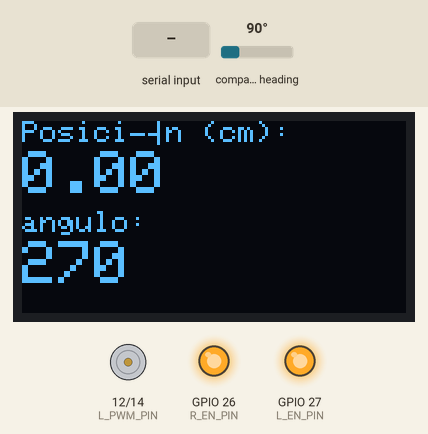
Simulated run of this sketch. Board: ESP32. Parts: 128×64 one-colour display, motor-driver pin pairs drawn as motors (green arrow = first pin HIGH = forward, orange = second pin HIGH = backward, longer = more drive), output pins drawn as LEDs (lit = HIGH). Inputs (shaded band) come from the test bench; at power-on: compass heading 90°. What the sketch prints to the serial monitor is not drawn.

Above: at 1.2 s.
1.3 s: compass heading set to 7°
At 1.9 s:
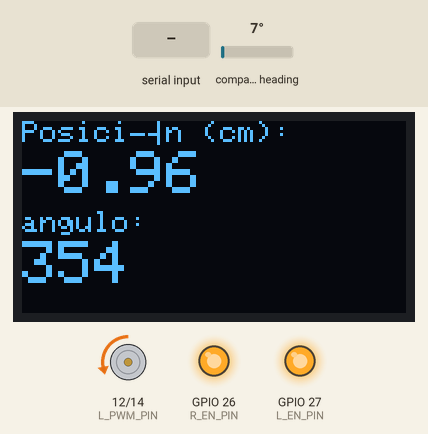
2.8 s: compass heading set to 88°
At 3.8 s:
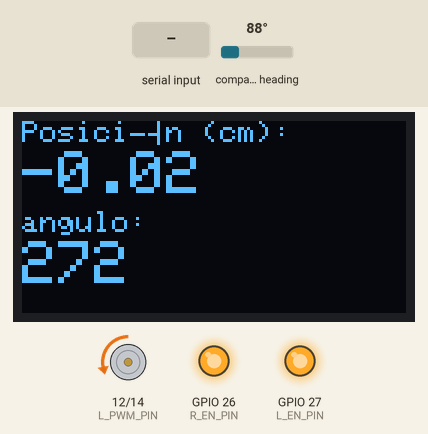
4.3 s: compass heading set to 99°
At 4.8 s:
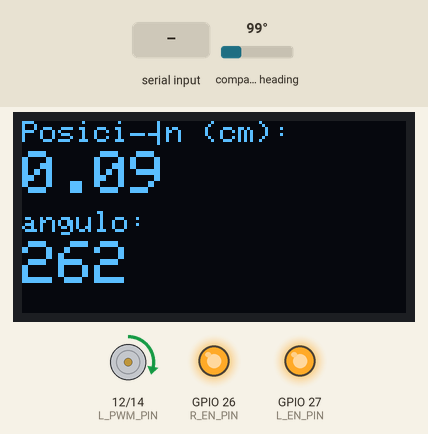
5.8 s: "90,45\n" received over Serial
At 6.6 s:
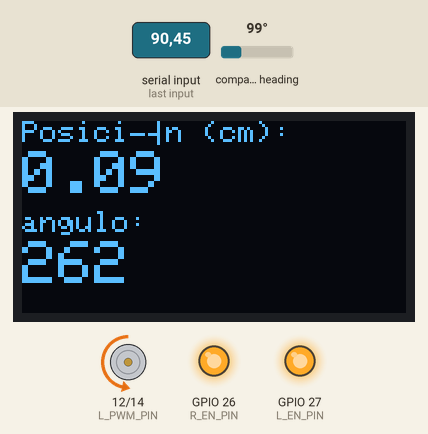
Timing chart, 0 to 8.3 s (numbered marks = the images above; inputs shaded):
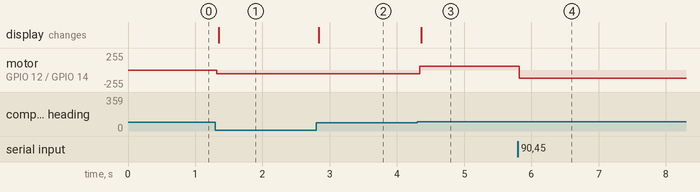

Measured:
- the behaviour switches between 92 and 93° on compass heading (found by bisection; images 2 and 3)
- after the input at 1.3 s, motor on GPIO 12 (L_PWM_PIN) / GPIO 14 (R_PWM_PIN): stopped → backward 55/255 at once; the display: changes after 0.05 s (image 1)
- after the input at 2.8 s, the display: changes at once (image 2)
- after the input at 4.3 s, motor on GPIO 12 (L_PWM_PIN) / GPIO 14 (R_PWM_PIN): backward 55/255 → forward 55/255 at once; the display: changes after 0.06 s (image 3)
- after the input at 5.8 s, motor on GPIO 12 (L_PWM_PIN) / GPIO 14 (R_PWM_PIN): forward 55/255 → backward 125/255 at once

The sketch:

Reader_Pendulo_PR_GD.ino
```cpp
#include <Adafruit_GFX.h>
#include <Adafruit_SSD1306.h>
#include <AS5600.h>
#include <Arduino.h>

#define SCREEN_WIDTH 128
#define SCREEN_HEIGHT 64
#define OLED_ADDR 0x3C
#define SDA_PIN1 21  // Beispiel: GPIO 21 für SDA
#define SCL_PIN1 22  // Beispiel: GPIO 22 für SCL
#define SDA_PIN2 18
#define SCL_PIN2 19
#define PWM_FREQ 25000    // Frecuencia en Hz
#define PWM_RES 10

 int R_EN_PIN = 26;
 int L_EN_PIN = 27;
 int R_PWM_PIN = 14; // Asegúrate que este pin puede ser PWM
 int L_PWM_PIN = 12; // Asegúrate que este pin puede ser PWM

// Variable global para almacenar el valor acumulado
volatile float posicionCm = 0.0;
volatile float setPoint = 0.0;  // Posición objetivo en cm
String inputString = "";        // Almacena datos del serial
bool newData = false;           // Flag para nuevo comando
int motorSpeed = 0;

// Variables compartidas entre núcleos (usa un semáforo para evitar conflictos)
SemaphoreHandle_t xMutex = NULL;  // Mutex para acceso seguro a variables
volatile int rev = 0;             // Variable compartida
volatile long posicionAcumulada = 0;
const float CM_POR_GRADO = 0.0115780; //

TwoWire I2Cuno = TwoWire(0);
TwoWire I2Cdos = TwoWire(1);
AS5600 as5600_1(&I2Cuno);
AS5600 as5600_2(&I2Cdos);
Adafruit_SSD1306 display(SCREEN_WIDTH, SCREEN_HEIGHT, &I2Cuno);

// Variables de sensores
int anguloSensor1 = 0;
int anguloSensor2 = 0;
int anguloAnterior2 = 0;
long vueltas = 0;

// ==============================================
// Tarea para Core 0: Lectura del Sensor 2 (AS5600)
// ==============================================
void TaskSensor2(void *pvParameters) {
  static uint32_t lastTime = 0;
  int anguloAnterior2 = as5600_2.getCumulativePosition();

  while (1) {
    // Ejecuta cada 10 ms (misma lógica original)
    if (millis() - lastTime >= 10) {
      lastTime = millis();

      // Bloquea el mutex para acceso seguro
      if (xSemaphoreTake(xMutex, portMAX_DELAY) == pdTRUE) {
        // Lectura del sensor 2
        int currentAngle = as5600_2.getCumulativePosition();
        rev = as5600_2.getRevolutions();

        // Cálculo de posición acumulada (si es necesario)
        int delta = currentAngle - anguloAnterior2;
        if (delta < -2000) vueltas++;
        else if (delta > 2000) vueltas--;
        posicionAcumulada = vueltas * 360 + map(currentAngle, 0, 4095, 0, 360);
        posicionCm = posicionAcumulada * CM_POR_GRADO; // Conversión a cm

        anguloAnterior2 = currentAngle;
        xSemaphoreGive(xMutex);  // Libera el mutex
      }
    }
    vTaskDelay(1);  // Libera el CPU brevemente
  }
}

// ==============================================
// Configuración Inicial
// ==============================================
void setup() {
  Serial.begin(115200);
   int anguloSensor1;
  // Inicializa I2C y sensores (igual que antes)
  I2Cuno.begin(SDA_PIN1, SCL_PIN1);
  I2Cdos.begin(SDA_PIN2, SCL_PIN2);
  as5600_1.resetPosition();
  as5600_2.resetPosition();
  as5600_2.resetCumulativePosition();
  pinMode(R_EN_PIN, OUTPUT);
  pinMode(L_EN_PIN, OUTPUT);

  // Inicializa OLED (igual que antes)
  if (!display.begin(SSD1306_SWITCHCAPVCC, OLED_ADDR)) {
    Serial.println("Error OLED");
    while (1);
  }

  // Habilitar puente H
  pinMode(R_EN_PIN, OUTPUT);
  pinMode(L_EN_PIN, OUTPUT);
  digitalWrite(R_EN_PIN, HIGH);
  digitalWrite(L_EN_PIN, HIGH);

  // Configurar PWM
  ledcAttach(R_PWM_PIN, PWM_FREQ, PWM_RES);
  ledcAttach(L_PWM_PIN, PWM_FREQ, PWM_RES);
  digitalWrite(R_EN_PIN, HIGH);
  digitalWrite(L_EN_PIN, HIGH);


  // Crea el mutex para variables compartidas
  xMutex = xSemaphoreCreateMutex();

  // Crea la tarea para el Core 0 (Sensor 2)
  xTaskCreatePinnedToCore(
    TaskSensor2,   // Función de la tarea
    "TaskSensor2", // Nombre
    10000,         // Tamaño de pila
    NULL,          // Parámetros
    1,             // Prioridad
    NULL,          // Manejador
    0              // Núcleo (Core 0)
  );
}

// ==============================================
// Loop Principal (se ejecuta en Core 1)
// ==============================================
void loop() {
  // Lectura del sensor 1 (Core 1)
  anguloSensor1 = map(as5600_1.readAngle(), 0, 4095, 360, 0);
  float currentPosition = 0.0;

  // Variables adicionales para PID
  float Kp = 6;    // Ganancia proporcional
  float Ki = 60.0;    // Ganancia integral
  float Kd = 1.6;    // Ganancia derivativa

  float integral = 0.0;  // Término integral
  float prevError = 0.0; // Error anterior
  float dt = 0.01;       // Intervalo de tiempo (10ms)

  // Calcular el control PID
  if (xSemaphoreTake(xMutex, portMAX_DELAY) == pdTRUE) {
      currentPosition = posicionCm;
      xSemaphoreGive(xMutex);
  }

  // Calcular el error
  float error = setPoint - currentPosition;

  // Término proporcional
  float P = Kp * error;

  // Término integral (acumular solo si hay error significativo)
  if (abs(error) > 0.1) { // Evitar integración de errores pequeños
      integral += error * dt;
  }
  float I = Ki * integral;

  // Término derivativo
  float derivative = (error - prevError) / dt;
  float D = Kd * derivative;

  // Salida del controlador PID
  motorSpeed = abs(P + I + D);

  // Limitar la velocidad del motor
  int minSpeed = 220;
  int maxSpeed = 500;
  motorSpeed = constrain(motorSpeed, minSpeed, maxSpeed);

  // Almacenar valores actuales para la próxima iteración
  prevError = error;

  // Reiniciar término integral si estamos cerca del punto de ajuste
  if (abs(error) < 0.05) {
      integral = 0;
  }

  // Dirección del motor
  if (error  > 0.02) { // Mover motor hacia adelante si el error es mayor que 0.5 cm
    motorAdelante();
    ledcWrite(R_PWM_PIN, motorSpeed); // Ajustar velocidad
    Serial.print("Motor Adelante, Velocidad: ");
    Serial.println(motorSpeed);
    Serial.println(error);
  } else if (error < -0.02) { // Mover motor hacia atrás si el error es menor que -0.5 cm
    motorAtras();
    ledcWrite(L_PWM_PIN, motorSpeed); // Ajustar velocidad
    Serial.print("Motor Atrás, Velocidad: ");
    Serial.println(motorSpeed);
     Serial.print("Motor Atrás, Velocidad: ");
     Serial.println(error);
  } else {
    // Motor detenido si el error es menor que 2.5 cm
    motorFreno();
    Serial.println("Motor Detenido");
     Serial.println(error);
  }

  // Actualiza la pantalla y controla el motor (Core 1)
  actualizarPantalla();

  // Imprime valores (usando mutex para variables compartidas)
  if (xSemaphoreTake(xMutex, portMAX_DELAY) == pdTRUE) {
    Serial.print("Revoluciones: ");
    Serial.println(rev);
    Serial.print("Posición(cm): ");
    Serial.println(posicionCm);
    xSemaphoreGive(xMutex);
  }

    // Leer comandos del serial
  while (Serial.available()) {
    char inChar = (char)Serial.read();
    if (inChar == '\n') {
      newData = true;
      break;
    }
    inputString += inChar;
  }

  // Procesar comando si hay datos nuevos
  if (newData) {
    if (xSemaphoreTake(xMutex, portMAX_DELAY) == pdTRUE) {
      setPoint = inputString.toFloat(); // Convertir a float
      Serial.print("Nuevo SetPoint: ");
      Serial.println(setPoint);
      inputString = "";
      newData = false;
      xSemaphoreGive(xMutex);
    }
  }

  delay(10);  // Pequeña pausa para no saturar
  }

void actualizarPantalla() {
  display.clearDisplay();
    display.setTextColor(SSD1306_WHITE);
display.setTextSize(1);
  display.setCursor(0, 0);
  display.print("Posición (cm): ");
  display.setCursor(0, 10);
  display.setTextSize(2);
  display.print(posicionCm);
  display.setCursor(0,30);
  display.setTextSize(1);
  display.print("angulo: ");
  display.setTextSize(2);
  display.setCursor(0, 40);

  display.print(anguloSensor1);
  display.display();
}

// Función para mover el motor en sentido horario
void motorAdelante() { // velocidad de 0 a 255 (para resolución de 8 bits)


  digitalWrite(R_EN_PIN, HIGH); // Habilitar driver derecho
  digitalWrite(L_EN_PIN, HIGH); // Habilitar driver izquierdo (o mantenerlo habilitado)

  ledcWrite(L_PWM_PIN, 0);         // Usa el canal, no el pin
  ledcWrite(R_PWM_PIN, motorSpeed); // Canal derecho
  Serial.print("Motor Adelante, Velocidad: ");
  Serial.println(motorSpeed);
}

// Función para mover el motor en sentido antihorario
void motorAtras() { // velocidad de 0 a 255


  digitalWrite(R_EN_PIN, HIGH);
  digitalWrite(L_EN_PIN, HIGH);

  ledcWrite(R_PWM_PIN, 0);         // Usa el canal
  ledcWrite(L_PWM_PIN, motorSpeed); // Canal izquierdo
  Serial.print("Motor Atrás, Velocidad: ");
  Serial.println(motorSpeed);
}

// Función para frenar el motor (freno dinámico)
void motorFreno() {
  digitalWrite(R_EN_PIN, HIGH);
  digitalWrite(L_EN_PIN, HIGH);

  ledcWrite(R_EN_PIN, 0); // Poner ambos PWM a 0 podría causar freno dinámico
  ledcWrite(L_EN_PIN, 0); // o HIGH, verifica la hoja de datos. LOW es común.
  Serial.println("Motor Frenado");
  // Para un frenado más fuerte, podrías poner ledcWrite(R_PWM_CHANNEL, 255) y ledcWrite(L_PWM_CHANNEL, 255)
  // si tu módulo lo soporta de esa manera, pero es menos común.
  // Lo más seguro es R_PWM=LOW, L_PWM=LOW con EN=HIGH
}

// Función para parada libre (coasting)
void motorParadaLibre() {
  digitalWrite(R_EN_PIN, LOW);
  digitalWrite(L_EN_PIN, LOW);
  // El estado de los PWM es irrelevante aquí
  Serial.println("Motor Parada Libre (Coasting)");
}
```
